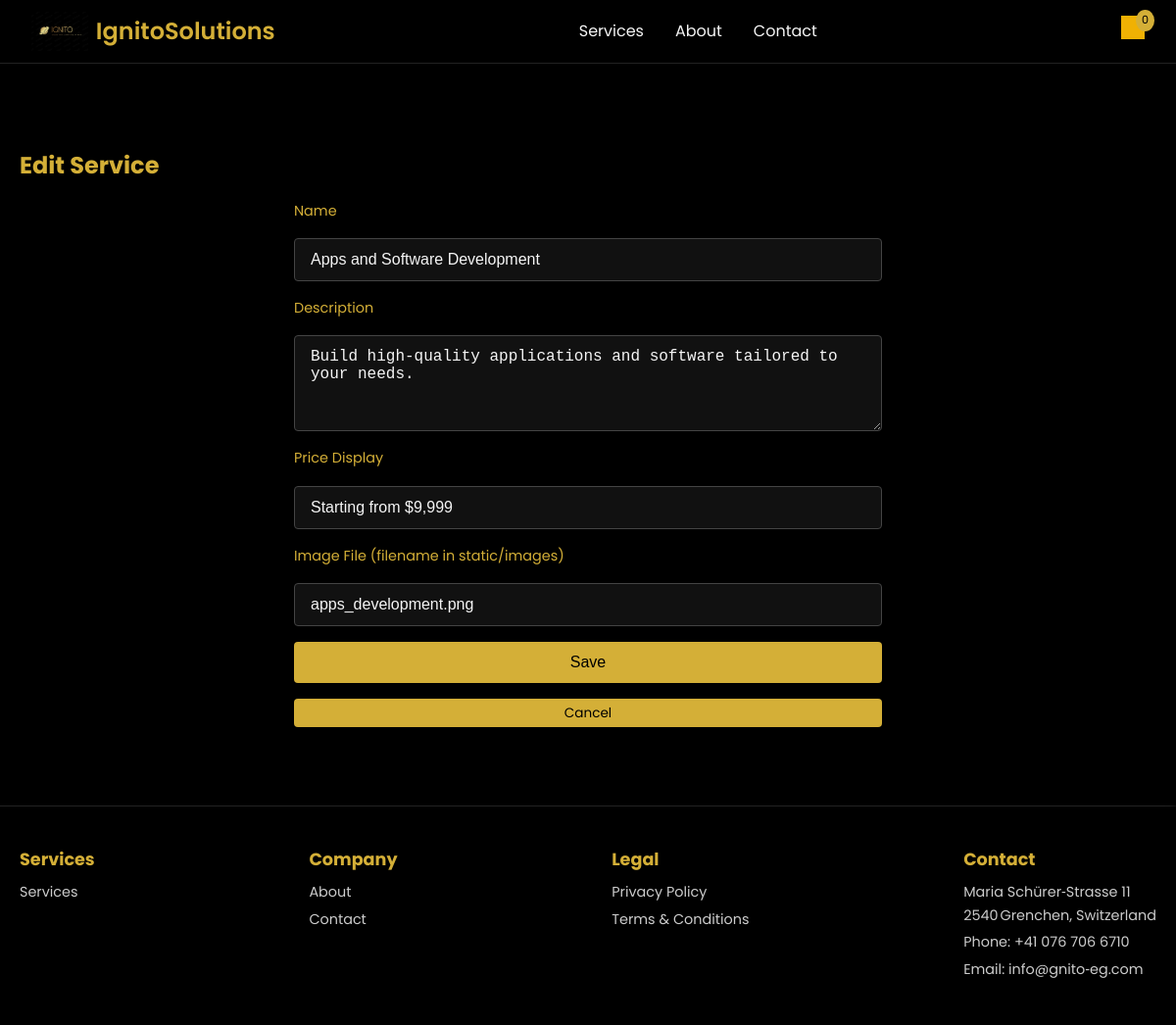
/admin/services/edit/3 (signed in), run on the app's committed database.
### app.py (models this page shows)
class Service(db.Model):
    id = db.Column(db.Integer, primary_key=True)
    name = db.Column(db.String(120), nullable=False)
    description = db.Column(db.Text, nullable=False)
    price_display = db.Column(db.String(120), nullable=False)
    image_file = db.Column(db.String(120), nullable=False)

### app.py (the view, shortened to what this page needs)
@app.route('/admin/services/edit/<int:service_id>', methods=['GET', 'POST'])
@admin_required
def edit_service(service_id):
    service = Service.query.get_or_404(service_id)
    return render_template('service_form.html', service=service)

### app.py (called while the page is built)
@app.context_processor
def inject_globals():
    return {'datetime': datetime}

def admin_required(f):
    from functools import wraps
    @wraps(f)
    def decorated(*args, **kwargs):
        if not session.get('admin_logged_in'):
            return redirect(url_for('login', next=request.path))
        return f(*args, **kwargs)
    return decorated

### templates/service_form.html (shortened to what this page needs)
{% extends 'base.html' %}
{% if service %}
  {% set page_title = 'Edit Service' %}
{% else %}
  {% set page_title = 'Add Service' %}
{% endif %}
{% block content %}
  <section class="service-form section">
    <h2>{{ page_title }}</h2>
    <form method="post">
      <label>Name</label>
      <input type="text" name="name" value="{{ service.name if service else '' }}" required />
      <label>Description</label>
      <textarea name="description" rows="4" required>{{ service.description if service else '' }}</textarea>
      <label>Price Display</label>
      <input type="text" name="price_display" value="{{ service.price_display if service else '' }}" required />
      <label>Image File (filename in static/images)</label>
      <input type="text" name="image_file" value="{{ service.image_file if service else '' }}" />
      <button type="submit">Save</button>
      <a href="{{ url_for('dashboard') }}" class="btn small-btn">Cancel</a>
    </form>
  </section>
{% endblock %}

### static/css/style.css (style rules this page uses)
:root { --color-bg: #000000; --color-dark: #111111; --color-gold: #d4af37; --color-gold-hover: #b9952f; --color-text: #f5f5f5; --color-muted: #cccccc; --color-danger: #e53e3e; }
* { box-sizing: border-box; margin: 0; padding: 0; }
html, body { width: 100%; height: 100%; }
body { font-family: 'Poppins', sans-serif; background-color: var(--color-bg); color: var(--color-text); line-height: 1.6; overflow-x: hidden; padding-top: 70px; }
a { color: var(--color-gold); text-decoration: none; }
.section { padding: 80px 20px; }
.dashboard h2, .service-form h2, .login h2, .legal h2 { color: var(--color-gold); margin-bottom: 1rem; }
.btn { display: inline-block; background-color: var(--color-gold); color: var(--color-bg); padding: 0.5rem 1rem; border-radius: 4px; text-align: center; transition: background 0.3s; }
.btn.small-btn { padding: 0.25rem 0.75rem; font-size: 0.85rem; }
.service-form form, .login-form { max-width: 600px; margin: 0 auto; display: flex; flex-direction: column; gap: 1rem; }
.service-form label { font-size: 0.9rem; color: var(--color-gold); }
.service-form input, .service-form textarea, .login-form input { padding: 0.75rem 1rem; border: 1px solid #444; border-radius: 4px; background-color: var(--color-dark); color: var(--color-text); font-size: 1rem; }
.service-form button, .login-form button { background-color: var(--color-gold); color: var(--color-bg); border: none; padding: 0.75rem 1.5rem; border-radius: 4px; cursor: pointer; transition: background 0.3s; font-size: 1rem; }

### data on the page
Service: name "Apps and Software Development", description "Build high‑quality applications and software tailored to your needs.", price_display "Starting from $9,999", image_file "apps_development.png"

### other printed values
{{ page_title }} "Edit Service"
